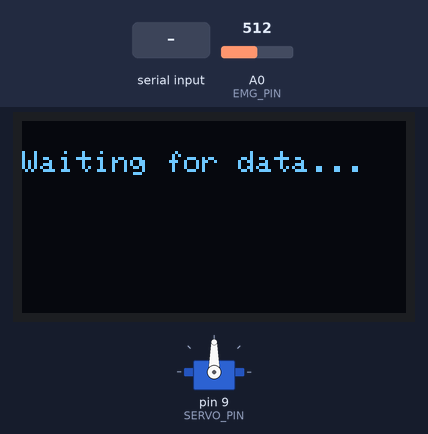
A sketch run on a simulated Arduino Uno, built with avr-gcc and run on an emulated ATmega328P. Shown: servo, 128×64 one-colour display. Inputs (shaded band) come from the test bench; at power-on: A0 (EMG_PIN) = 512. What the sketch prints to the serial monitor is not drawn.

Above: at 1.2 s.
1.3 s: "90:45\n" received over Serial
At 2.1 s:
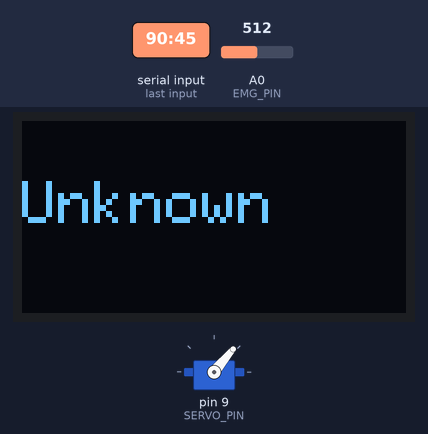
2.8 s: "1:90:45\n" received over Serial
At 3.2 s:
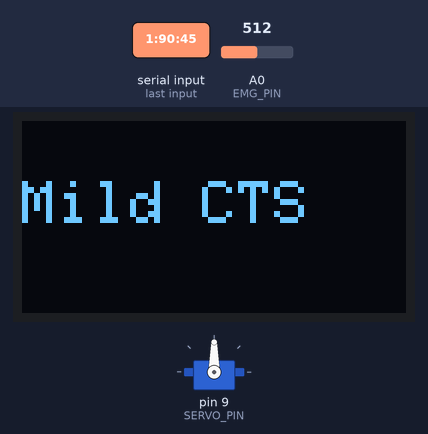
4.3 s: "30:150\n" received over Serial
At 5.5 s:
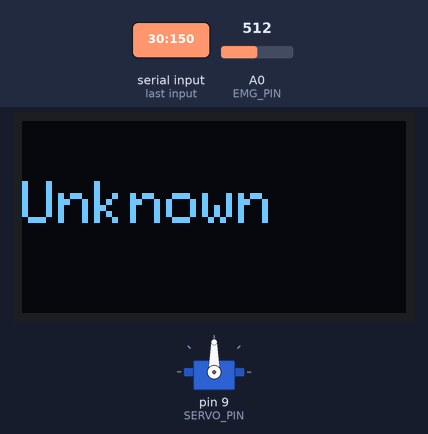
5.8 s: "1:90\n" received over Serial
At 6.7 s:
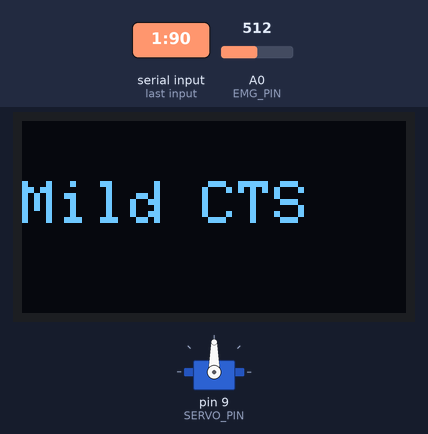
Timing chart, 0 to 8.3 s (numbered marks = the images above; inputs shaded):
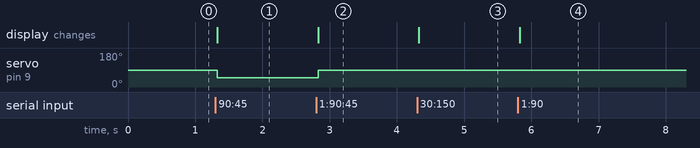

The sketch:

EMG_readings.ino
```cpp
#include <Wire.h>
#include <Adafruit_GFX.h>
#include <Adafruit_SSD1306.h>
#include <Servo.h>

#define EMG_PIN A0
#define SCREEN_WIDTH 128
#define SCREEN_HEIGHT 64
#define OLED_RESET -1
#define SERVO_PIN 9

Adafruit_SSD1306 display(SCREEN_WIDTH, SCREEN_HEIGHT, &Wire, OLED_RESET);
Servo therapyServo;

String inputString = "";
bool newData = false;

void setup() {
  Serial.begin(115200);
  therapyServo.attach(SERVO_PIN);
  therapyServo.write(90);

  if (!display.begin(SSD1306_SWITCHCAPVCC, 0x3C)) {
    while (1);
  }
  display.clearDisplay();
  display.setTextSize(1);
  display.setTextColor(SSD1306_WHITE);
  display.setCursor(0, 10);
  display.println("Waiting for data...");
  display.display();
}

void loop() {
  static unsigned long prevEMGTime = 0;
  if (millis() - prevEMGTime >= 10) {
    prevEMGTime = millis();
    int emgValue = analogRead(EMG_PIN);
    Serial.println(emgValue);
  }

  while (Serial.available()) {
    char inChar = (char)Serial.read();
    if (inChar == '\n') {
      newData = true;
      break;
    } else {
      inputString += inChar;
    }
  }

  if (newData) {
    Serial.print("[DEBUG] Received: ");
    Serial.println(inputString);

    int separatorIndex = inputString.indexOf(':');
    if (separatorIndex != -1) {
      int label = inputString.substring(0, separatorIndex).toInt();
      int angle = inputString.substring(separatorIndex + 1).toInt();
      updateDisplayAndServo(label, angle);
    } else {
      Serial.println("Invalid format!");
    }

    inputString = "";
    newData = false;
  }
}

void updateDisplayAndServo(int label, int baseAngle) {
  int therapyAngle = min(baseAngle + 5, 90);

  String severity;
  switch (label) {
    case 0: severity = "No CTS"; break;
    case 1: severity = "Mild CTS"; break;
    case 2: severity = "Moderate CTS"; break;
    case 3: severity = "Severe CTS"; break;
    default: severity = "Unknown"; break;
  }

  display.clearDisplay();
  display.setTextSize(2);
  display.setCursor(0, 20);
  display.print(severity);
  display.display();

  therapyServo.write(therapyAngle);
  Serial.print("[DEBUG] Moved servo to: ");
  Serial.println(therapyAngle);
}
```

Measured:
- after the input at 1.3 s, servo on pin 9 (SERVO_PIN): 90° → 50° at once; the display: changes at once (image 1)
- after the input at 2.8 s, servo on pin 9 (SERVO_PIN): 50° → 90° at once; the display: changes at once (image 2)
- after the input at 4.3 s, the display: changes at once (image 3)
- after the input at 5.8 s, the display: changes at once (image 4)
